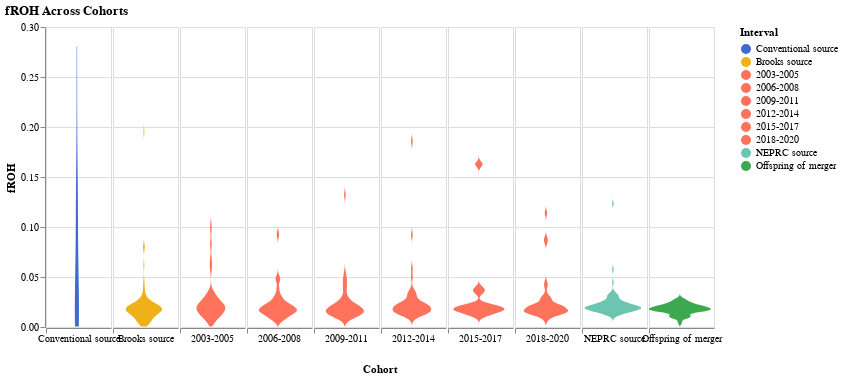

This figure's notebook cell:
### Code cell
# Violin plot (without error bars or means). See next code block for it with extra details

violin = alt.Chart(total_len_roh
#                    .with_columns(
#    pl.col("Interval").str.replace("Offspring of merger", "Merged"))
).transform_density(
    'froh',
    as_=['froh', 'density'],
    #extent=[0, 0.05],
    #extent=[0, 0.1],
    groupby=['Interval', 'color_idx']
).mark_area(orient='horizontal').encode(
    alt.X("density:Q").stack('center')
        .impute(None)
        .title(None)
        .axis(labels=False, values=[0], grid=False, ticks=True),
    alt.Y("froh:Q", title="fROH"),
    alt.Column("Interval:N", title="Cohort",
          # TODO: Generalize this
        sort=colors["Cohort"],   
        ).spacing(0).header(titleOrient='bottom', labelOrient='bottom', labelPadding=0),
    color=alt.Color("Interval:N").scale(
        domain = list(colors["Cohort"]),
        range = list(colors["Color"])
    ),
).properties(
    width=65,
    title="fROH Across Cohorts"
)


violin

#violin.save(f"/master/abagwell/figures/roh/U42_WES.common_between_founding_cohorts2.violinplot.maf_0.05.gt{min_ROH_length / 1_000_000}Mb.full_height.html")
#violin.save(f"/master/abagwell/figures/roh/U42_WES.common_between_founding_cohorts2.violinplot.maf_0.05.gt{min_ROH_length}Mb.max_0.1.html")

### Figure 1 — Vega-Lite specification as saved in the notebook (floating-point values rounded to 4 significant figures; data arrays with more than 128 entries replaced by an {"elided": "..."} marker saying what was removed)
{"config": {"view": {"continuousWidth": 300, "continuousHeight": 300}}, "data": {"name": "data-e2d0e047a7f77eb0361a6279687257ea"}, "mark": {"type": "area", "orient": "horizontal"}, "encoding": {"color": {"field": "Interval", "scale": {"domain": ["Conventional source", "Brooks source", "2003-2005", "2006-2008", "2009-2011", "2012-2014", "2015-2017", "2018-2020", "NEPRC source", "Offspring of merger"], "range": ["#4269d0", "#efb118", "#ff725c", "#ff725c", "#ff725c", "#ff725c", "#ff725c", "#ff725c", "#6cc5b0", "#3ca951"]}, "type": "nominal"}, "column": {"field": "Interval", "header": {"titleOrient": "bottom", "labelOrient": "bottom", "labelPadding": 0}, "sort": ["Conventional source", "Brooks source", "2003-2005", "2006-2008", "2009-2011", "2012-2014", "2015-2017", "2018-2020", "NEPRC source", "Offspring of merger"], "spacing": 0, "title": "Cohort", "type": "nominal"}, "x": {"axis": {"labels": false, "values": [0], "grid": false, "ticks": true}, "field": "density", "impute": null, "stack": "center", "title": null, "type": "quantitative"}, "y": {"field": "froh", "title": "fROH", "type": "quantitative"}}, "title": "fROH Across Cohorts", "transform": [{"density": "froh", "groupby": ["Interval", "color_idx"], "as": ["froh", "density"]}], "width": 65, "$schema": "https://vega.github.io/schema/vega-lite/v5.20.1.json", "datasets": {"data-e2d0e047a7f77eb0361a6279687257ea": {"elided": "485 records"}}}
